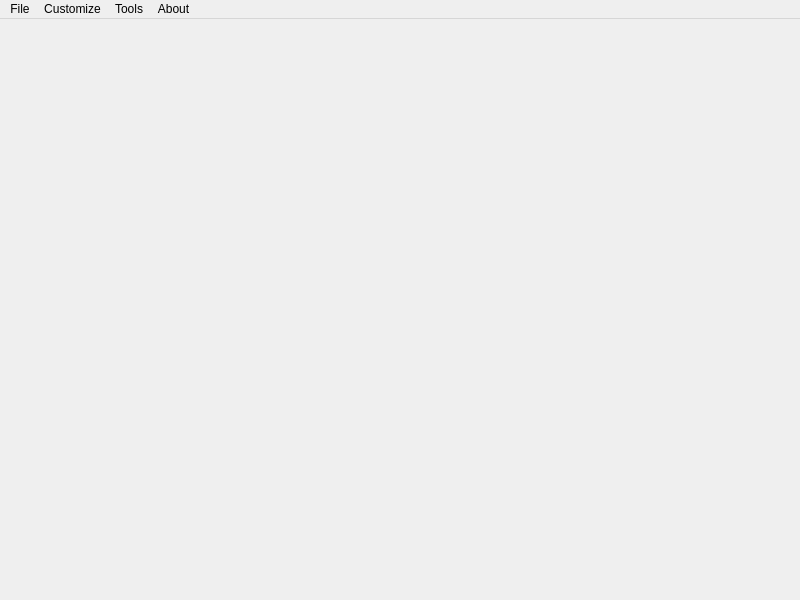
<?xml version="1.0" encoding="UTF-8"?>
<ui version="4.0">
 <class>MainWindow</class>
 <widget class="QMainWindow" name="MainWindow">
  <property name="geometry">
   <rect>
    <x>0</x>
    <y>0</y>
    <width>800</width>
    <height>600</height>
   </rect>
  </property>
  <property name="windowTitle">
   <string>PaintQT</string>
  </property>
  <widget class="QWidget" name="centralwidget"/>
  <widget class="QMenuBar" name="menuBar">
   <property name="geometry">
    <rect>
     <x>0</x>
     <y>0</y>
     <width>800</width>
     <height>21</height>
    </rect>
   </property>
   <widget class="QMenu" name="menuedrt">
    <property name="title">
     <string>File</string>
    </property>
    <addaction name="actionClose"/>
    <addaction name="separator"/>
    <addaction name="actionOpen"/>
    <addaction name="actionSave"/>
    <addaction name="separator"/>
    <addaction name="actionClose_2"/>
   </widget>
   <widget class="QMenu" name="menuOptions">
    <property name="title">
     <string>Customize</string>
    </property>
    <addaction name="actionPen_color"/>
    <addaction name="actionPen_size"/>
    <addaction name="actionResize"/>
   </widget>
   <widget class="QMenu" name="menuAdd">
    <property name="title">
     <string>Tools</string>
    </property>
    <widget class="QMenu" name="menuDraw">
     <property name="title">
      <string>Draw...</string>
     </property>
     <addaction name="actionCircle"/>
     <addaction name="actionRectangle"/>
     <addaction name="actionTriangle"/>
    </widget>
    <addaction name="menuDraw"/>
    <addaction name="separator"/>
    <addaction name="actionFill_with_coor"/>
    <addaction name="actionEraser"/>
    <addaction name="actionZoom"/>
    <addaction name="separator"/>
    <addaction name="actionCopy"/>
    <addaction name="actionPaste"/>
    <addaction name="actionCut"/>
   </widget>
   <widget class="QMenu" name="menuAbout">
    <property name="title">
     <string>About</string>
    </property>
    <addaction name="actionHelp"/>
    <addaction name="actionAbout_PaintQT"/>
   </widget>
   <addaction name="menuedrt"/>
   <addaction name="menuOptions"/>
   <addaction name="menuAdd"/>
   <addaction name="menuAbout"/>
  </widget>
  <action name="actionOpen">
   <property name="text">
    <string>Open</string>
   </property>
  </action>
  <action name="actionSave">
   <property name="text">
    <string>Save</string>
   </property>
  </action>
  <action name="actionClose">
   <property name="text">
    <string>New</string>
   </property>
  </action>
  <action name="actionPen_color">
   <property name="text">
    <string>Color picker</string>
   </property>
  </action>
  <action name="actionPen_size">
   <property name="text">
    <string>Pen size</string>
   </property>
  </action>
  <action name="actionClose_2">
   <property name="text">
    <string>Close</string>
   </property>
  </action>
  <action name="actionFill_with_coor">
   <property name="text">
    <string>Fill with color</string>
   </property>
  </action>
  <action name="actionEraser">
   <property name="checkable">
    <bool>true</bool>
   </property>
   <property name="text">
    <string>Eraser</string>
   </property>
  </action>
  <action name="actionZoom">
   <property name="text">
    <string>Zoom</string>
   </property>
  </action>
  <action name="actionHelp">
   <property name="text">
    <string>Help</string>
   </property>
  </action>
  <action name="actionResize">
   <property name="text">
    <string>Resize image</string>
   </property>
  </action>
  <action name="actionCopy">
   <property name="text">
    <string>Copy</string>
   </property>
  </action>
  <action name="actionCut">
   <property name="text">
    <string>Cut</string>
   </property>
  </action>
  <action name="actionAbout_PaintQT">
   <property name="text">
    <string>About PaintQT</string>
   </property>
  </action>
  <action name="actionCircle">
   <property name="checkable">
    <bool>true</bool>
   </property>
   <property name="text">
    <string>Circle</string>
   </property>
  </action>
  <action name="actionRectangle">
   <property name="checkable">
    <bool>true</bool>
   </property>
   <property name="text">
    <string>Rectangle</string>
   </property>
  </action>
  <action name="actionTriangle">
   <property name="checkable">
    <bool>true</bool>
   </property>
   <property name="text">
    <string>Triangle</string>
   </property>
  </action>
  <action name="actionPaste">
   <property name="text">
    <string>Paste</string>
   </property>
  </action>
 </widget>
 <resources/>
 <connections/>
</ui>
